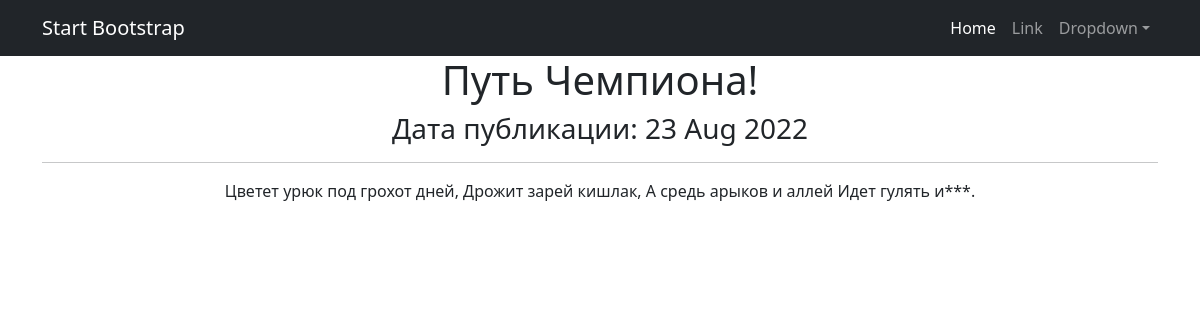
Screenshot of /news/news/3 with the database file from the repository.
### news/models.py (models this page shows, shortened)
class Post(models.Model):                                                                   # Модель 3
    author = models.ForeignKey(Author, on_delete=models.CASCADE)                            # - связь "один ко многим" с моделью Author
    article_or_new = models.CharField(max_length=3, choices=POSITIONS, default=article)     # ART - статья; NEW - новость
    title = models.CharField(max_length=255)                                                # Заголовок статьи или новости
    text_body = models.TextField(default='No text')                                         # Текст статьи или новости
    date_time_post = models.DateTimeField(auto_now_add=True)                                # Дата и время СОЗДАНИЯ записи
    rating_article_or_new = models.FloatField(default=0.0)                                  # Рейтинг статьи или новости
    category = models.ManyToManyField(Category, through='PostCategory')                     # - связь "многие ко многим" с моделью Category (через модель PostCategory)

### news/views.py (the view)
# urls.py: path('news/<int:pk>', NewDetail.as_view(), name='post_detail'),
class NewDetail(DetailView):
    model = Post
    template_name = 'new.html'
    context_object_name = 'new'

### news/templatetags/custom_filters.py (called while the page is built)
@register.filter()
def censor(text, dict_censor=None):
    if dict_censor is None:
        dict_censor = dict1
    if type(text) != str:               # Проверка строкового типа. Вызов исключения при попытке применения не к строке
        raise ValueError
    length = len(text)
    for word in dict_censor:              # Цикл, для перебора слов (ключей) из словаря Цензор
        index = 0
        while index < length:             # Цикл для поиска вхождения текущего слова в строку и определение его индекса
            i = text.find(word, index)
            if i == -1:
                break
            else:
                print(i)
                for j in range(i+1, i + dict_censor[word]):
                    text = text[:j] + "*" + text[j + 1:]
            index = i + 1
    return text

### templates/new.html (shortened to what this page needs)
{% extends 'flatpages/default.html' %}
{% load custom_filters %}
{% block content %}
<h1>{{ new.title | censor }}</h1>
<h3>Дата публикации: {{ new.date_time_post | date:'d M Y' }}</h3>
<hr>
<p>{{ new.text_body | censor }}</p>
{% endblock content %}

### rows the page displays
Post: title|censor "Путь Чемпиона!", date_time_post "23 Aug 2022", text_body|censor "Цветет урюк под грохот дней, Дрожит зарей кишлак, А средь арыков и аллей Идет гулять и***."
